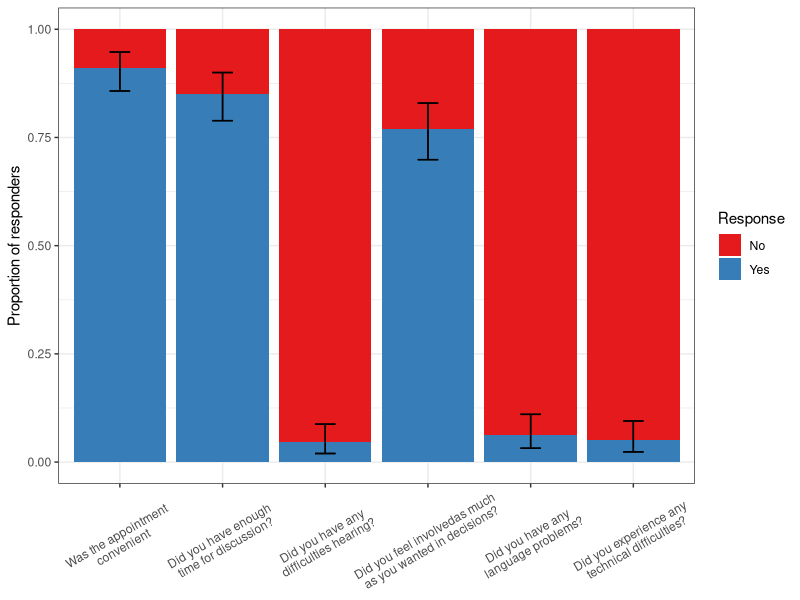
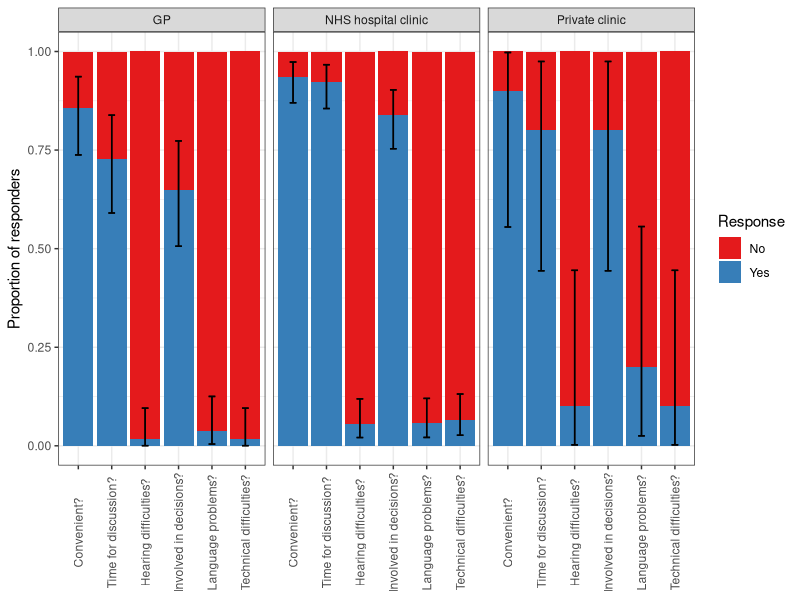

Write R code to recreate these figures, in order. (Note: this script raises an error after producing the figures.)
# BMS Survey Analyses
# Author: Hugo Pedder
# Date: 2021-04-29

library(readxl)
library(tidyverse)
library(reshape2)
library(ggplot2)
library(RColorBrewer)

# Load patient data

pat.df <- read_excel("BMS Patient Survey (Responses).xlsx")

names(pat.df) <- c("time", "clintype", "clinic", "apptype2", "lastappt", "pract", "delay",
                   "apptype", "disctime_yn", "involve_yn", "convenient_yn", "language_yn", "hearing_yn",
                   "techdiff_yn", "satis", "comparef2f", "choice", "age", "white", "mixed", "asian", "black",
                   "other", "work", "deaf", "english", "sexpref", "comment")
pat.df$id <- 1:nrow(pat.df)


# Add new categories for age
pat.df$age2 <- NA
pat.df$age2[pat.df$age %in% c("25 to 34", "35 to 44")] <- "25-44"
pat.df$age2[pat.df$age %in% c("45 to 54")] <- "45-54"
pat.df$age2[pat.df$age %in% c("55 to 64")] <- "55-64"
pat.df$age2[pat.df$age %in% c("65 to 74", "75 to 84")] <- "65-84"



# Drop rows with no answers
pat.df <- pat.df[!apply(pat.df, MARGIN=1, FUN=function(x) {all(is.na(x[3:length(x)]))}),]
nrow(pat.df)


# Patient demographics
table(pat.df$age)

table(pat.df$white) # 144 or 155
table(pat.df$mixed) # 2 or 5
table(pat.df$asian) # 11 or 16
table(pat.df$black) # 8
table(pat.df$other) # 9

table(pat.df$deaf)



# Clinic details
table(pat.df$clintype)
table(pat.df$clinic)
table(pat.df$apptype)
table(pat.df$lastappt)
table(pat.df$pract)


# Appt satisfaction
table(pat.df$disctime_yn)
table(pat.df$involve_yn)
table(pat.df$convenient_yn)
table(pat.df$language_yn)
table(pat.df$hearing_yn)
table(pat.df$techdiff_yn)




getbars <- function(pat.df) {

  bin.df <- pat.df %>% select(id, disctime_yn, involve_yn, convenient_yn, language_yn, hearing_yn, techdiff_yn)


  sum.df <- data.frame(question=names(bin.df)[2:ncol(bin.df)],
                       yes=apply(bin.df[,2:ncol(bin.df)], MARGIN=2, FUN=function(x) {
                         y <- table(x)
                         return(y["Yes"])
                       }),
                       no=apply(bin.df[,2:ncol(bin.df)], MARGIN=2, FUN=function(x) {
                         y <- table(x)
                         return(y["No"])
                       })
  )

  sum.df$n <- sum.df$yes+sum.df$no
  sum.df$pyes <- sum.df$yes / sum.df$n
  sum.df$pno <- sum.df$no / sum.df$n
  sum.df$pyes_l95

  l95 <- vector()
  u95 <- vector()
  for (i in seq_along(sum.df$yes)) {
    y <- binom.test(sum.df$yes[i], sum.df$n[i])
    l95 <- append(l95, y$conf.int[1])
    u95 <- append(u95, y$conf.int[2])
  }
  sum.df$l95 <- l95
  sum.df$u95 <- u95

  sum.df <- sum.df %>% select(question, pyes, pno, l95, u95)
  sum.df <- melt(sum.df, id.vars = c("question", "l95", "u95"))
  sum.df$variable <- factor(sum.df$variable, labels=c("No", "Yes"), levels = c("pno", "pyes"))

  return(sum.df)
}


plotbars <- function(pat.df, var="apptype", cats=NULL) {

  sum.df <- getbars(subset(pat.df, pat.df[[var]]==cats[1]))
  sum.df$apptype <- cats[1]
  for (i in 2:length(cats)) {
    sum.df2 <- getbars(subset(pat.df, pat.df[[var]]==cats[i]))
    sum.df2$apptype <- cats[i]
    sum.df <- rbind(sum.df, sum.df2)
  }

  cols <- brewer.pal(n=3, "Set1")[1:2]

  sum.df$Response <- sum.df$variable
  sum.df$question <- factor(sum.df$question, labels=c(
    "Convenient?",
    "Time for discussion?",
    "Hearing difficulties?",
    "Involved in decisions?",
    "Language problems?",
    "Technical difficulties?"
  ))

  ggplot(data=sum.df, aes(fill=Response, y=value, x=question)) +
    geom_bar(position="stack", stat="identity") +
    geom_errorbar(aes(x=question, ymin=l95, ymax=u95), width=0.2) +
    facet_wrap(~apptype) +
    ylab("Proportion of responders") +
    theme_bw() +
    theme(axis.title.x=element_blank(),
          axis.text.x = element_text(angle = 90, vjust = 0.5)) +
    scale_fill_manual(values=cols, name="Response")
}




# Overall

cols <- brewer.pal(n=3, "Set1")[1:2]

sum.df <- getbars(pat.df)
sum.df$Response <- sum.df$variable
sum.df$question <- factor(sum.df$question, labels=c(
  "Was the appointment\nconvenient",
  "Did you have enough\ntime for discussion?",
  "Did you have any\ndifficulties hearing?",
  "Did you feel involvedas much\nas you wanted in decisions?",
  "Did you have any\nlanguage problems?",
  "Did you experience any\ntechnical difficulties?"
))

ggplot(data=sum.df, aes(fill=Response, y=value, x=question)) +
  geom_bar(position="stack", stat="identity") +
  geom_errorbar(aes(x=question, ymin=l95, ymax=u95), width=0.2) +
  ylab("Proportion of responders") +
  theme_bw() +
  theme(axis.title.x=element_blank(),
        axis.text.x = element_text(angle = 30, vjust = 0.5)) +
  scale_fill_manual(values=cols, name="Response")





# By clinic type
plotbars(pat.df, var="clintype", cats=c("GP",
                                           "NHS hospital clinic",
                                           "Private clinic"))


# By appointment type
plotbars(pat.df, var="apptype", cats=c("Over the telephone",
                                          "Via a video-call",
                                          "Face-to-face in a clinic"))


# Before/after lockdown
plotbars(pat.df, var="lastappt", cats=c("Before the UK Covd-19 lockdown started (23rd March 2020)",
                                           "After the UK Covd-19 lockdown started (23rd March 2020)"))







########### Satisfaction #############

satplot <- function(pat.df) {
  sum.df <- data.frame(Satisfaction=names(table(pat.df$satis)), value=table(pat.df$satis))
  sum.df$value <- sum.df$value.Freq/sum(sum.df$value.Freq)

  l95 <- vector()
  u95 <- vector()
  for (i in seq_along(sum.df$Satisfaction)) {
    r <- sum.df$value.Freq[i]
    n <- sum(sum.df$value.Freq)
    bin <- binom.test(r,n)
    l95 <- append(l95, bin$conf.int[1])
    u95 <- append(u95, bin$conf.int[2])
  }

  sum.df$l95 <- l95
  sum.df$u95 <- u95

  return(sum.df)
}




satplot.cat <- function(pat.df, var="apptype", cats=NULL) {

  sum.df <- satplot(subset(pat.df, pat.df[[var]]==cats[1]))
  sum.df$apptype <- cats[1]
  for (i in 2:length(cats)) {
    sum.df2 <- satplot(subset(pat.df, pat.df[[var]]==cats[i]))
    sum.df2$apptype <- cats[i]
    sum.df <- rbind(sum.df, sum.df2)
  }

  sum.df$Satisfaction <- factor(sum.df$Satisfaction, levels=c("Very poor", "Fairly poor",
                                                              "Neither good nor poor",
                                                              "Fairly good", "Very good"))

  cols <- brewer.pal(11, "RdYlGn")
  cols <- brewer.pal(5, "RdYlGn")

  ggplot(data=sum.df, aes(x=Satisfaction, y=value, fill=Satisfaction)) +
    geom_bar(stat="identity") +
    geom_errorbar(aes(ymin=l95, ymax=u95), width=0.2) +
    facet_wrap(~apptype) +
    ylab("Proportion of responders") +
    scale_fill_manual(values=cols, name="Satisfaction") +
    theme_bw() +
    theme(axis.title.x=element_blank(),
          axis.text.x=element_blank(),
          axis.ticks.x=element_blank())
}


# Overall

sum.df <- satplot(pat.df)
sum.df$Satisfaction <- factor(sum.df$Satisfaction, levels=c("Very poor", "Fairly poor",
                                                            "Neither good nor poor",
                                                            "Fairly good", "Very good"))

cols <- brewer.pal(5, "RdYlGn")
ggplot(data=sum.df, aes(x=Satisfaction, y=value, fill=Satisfaction)) +
  geom_bar(stat="identity") +
  geom_errorbar(aes(ymin=l95, ymax=u95), width=0.2) +
  ylab("Proportion of responders") +
  scale_fill_manual(values=cols, name="Satisfaction") +
  theme_bw() +
  theme(axis.title.x=element_blank(),
        axis.text.x=element_blank(),
        axis.ticks.x=element_blank())





# By clinic type
satplot.cat(pat.df, var="clintype", cats=c("GP",
                                          "NHS hospital clinic",
                                          "Private clinic"))


# By appointment type
satplot.cat(pat.df, var="apptype", cats=c("Over the telephone",
                                          "Via a video-call",
                                          "Face-to-face in a clinic"))


# Before/after lockdown
satplot.cat(pat.df, var="lastappt", cats=c("Before the UK Covd-19 lockdown started (23rd March 2020)",
                           "After the UK Covd-19 lockdown started (23rd March 2020)"))



# Women by age
satplot.cat(pat.df, var="age2", cats=names(table(pat.df$age2)))









####################### Compare to f2f ##################

f2f <- function(pat.df) {
  sum.df <- data.frame(Compare=names(table(pat.df$comparef2f)), value=table(pat.df$comparef2f))
  sum.df$value <- sum.df$value.Freq/sum(sum.df$value.Freq)

  l95 <- vector()
  u95 <- vector()
  for (i in seq_along(sum.df$Compare)) {
    r <- sum.df$value.Freq[i]
    n <- sum(sum.df$value.Freq)
    bin <- binom.test(r,n)
    l95 <- append(l95, bin$conf.int[1])
    u95 <- append(u95, bin$conf.int[2])
  }

  sum.df$l95 <- l95
  sum.df$u95 <- u95

  return(sum.df)
}


f2fplot <- function(pat.df, var="apptype", cats=NULL) {

  sum.df <- f2f(subset(pat.df, pat.df[[var]]==cats[1]))
  sum.df$apptype <- cats[1]
  for (i in 2:length(cats)) {
    sum.df2 <- f2f(subset(pat.df, pat.df[[var]]==cats[i]))
    sum.df2$apptype <- cats[i]
    sum.df <- rbind(sum.df, sum.df2)
  }

  sum.df$Compare <- factor(sum.df$Compare, levels=c("This was my first menopause clinic appointment",
                                                    "Not as good as face-to-face",
                                                    "No difference",
                                                    "Better than face-to-face"),
                           labels = c("First clinic", "Not as good", "No difference", "Better"))

  if (n_distinct(sum.df$Compare)==4) {
    col1 <- brewer.pal(3, "Set1")[2]
    cols <- brewer.pal(3, "RdYlGn")
    cols <- append(col1, cols)
  } else {
    cols <- brewer.pal(3, "RdYlGn")
  }


  ggplot(data=sum.df, aes(x=Compare, y=value, fill=Compare)) +
    geom_bar(stat="identity") +
    geom_errorbar(aes(ymin=l95, ymax=u95), width=0.2) +
    facet_wrap(~apptype) +
    ylab("Proportion of responders") +
    scale_fill_manual(values=cols, name="Compare") +
    theme_bw() +
    theme(axis.title.x=element_blank(),
          axis.text.x=element_blank(),
          axis.ticks.x=element_blank())
}



# Overall

f2fplot(sub, var="clintype", cats=c("GP",
                                    "NHS hospital clinic",
                                    "Private clinic"))






# By clinic type
sub <- pat.df
sub <- subset(pat.df, comparef2f!="This was my first menopause clinic appointment")

f2fplot(sub, var="clintype", cats=c("GP",
                                       "NHS hospital clinic",
                                       "Private clinic"))









###############################################################################################
###############################################################################################

######## CLINICIAN SURVEY #########

###############################################################################################
###############################################################################################



# Load patient data

pat.df <- read_excel("BMS Clinician Survey (Responses).xlsx")

names(pat.df) <- c("time", "clintype", "role", "profs", "apptype", "moref2f", "tele.int",
                   "video.int", "flex", "reschedule", "reason", "dna", "improve",
                   "future")
pat.df$id <- 1:nrow(pat.df)


# Demographics
table(pat.df$clintype)
table(pat.df$role)
table(pat.df$profs)







############## Interaction from telephone vs virtual ###########

intdat <- function(var) {
  sum.df <- data.frame(Satisfaction=names(table(var)), value=table(var))
  sum.df$value <- sum.df$value.Freq/sum(sum.df$value.Freq)

  l95 <- vector()
  u95 <- vector()
  for (i in seq_along(sum.df$Satisfaction)) {
    r <- sum.df$value.Freq[i]
    n <- sum(sum.df$value.Freq)
    bin <- binom.test(r,n)
    l95 <- append(l95, bin$conf.int[1])
    u95 <- append(u95, bin$conf.int[2])
  }

  sum.df$l95 <- l95
  sum.df$u95 <- u95

  return(sum.df)
}


plot.df <- intdat(pat.df$tele.int)
plot.df$type <- "Telephone"
plot.df2 <- intdat(pat.df$video.int)
plot.df2$type <- "Video"
plot.df <- rbind(plot.df, plot.df2)


plot.df$Satisfaction <- factor(plot.df$Satisfaction, levels=c("Much worse than face to face",
                                                  "A bit worse than face to face",
                                                  "No difference to face to face",
                                                  "A bit better than face to face",
                                                  "Much better than face to face"),
                         labels = c("Much worse", "A bit worse", "No difference", "A bit better", "Much better"))

cols <- brewer.pal(5, "RdYlGn")


ggplot(data=plot.df, aes(x=Satisfaction, y=value, fill=Satisfaction)) +
  geom_bar(stat="identity") +
  geom_errorbar(aes(ymin=l95, ymax=u95), width=0.2) +
  facet_wrap(~type) +
  ylab("Proportion of responders") +
  scale_fill_manual(values=cols, name="Clinician-patient interaction") +
  theme_bw() +
  theme(axis.title.x=element_blank(),
        axis.text.x=element_blank(),
        axis.ticks.x=element_blank())







############### Flexibility ################

plot.df <- intdat(pat.df$flex)

plot.df$Response <- factor(plot.df$Satisfaction, levels=c("A bit less flexible than face to face",
                                                              "No difference to face to face",
                                                              "A bit more flexible than face to face",
                                                              "Much more flexible than face to face"),
                               labels = c("A bit less", "No difference", "A bit more", "Much more"))

cols <- brewer.pal(5, "RdYlGn")[-1]


g1 <- ggplot(data=plot.df, aes(x=Response, y=value, fill=Response)) +
  geom_bar(stat="identity") +
  geom_errorbar(aes(ymin=l95, ymax=u95), width=0.2) +
  ylab("Proportion of responders") +
  scale_fill_manual(values=cols, name="Flexibility") +
  theme_bw() +
  theme(axis.title.x=element_blank(),
        axis.text.x=element_blank(),
        axis.ticks.x=element_blank())





############### DNA rate ################

plot.df <- intdat(pat.df$dna)

plot.df$Response <- factor(plot.df$Satisfaction, levels=c("DNA rate has increased a bit for virtual clinics",
                                                          "DNA rate is the same",
                                                          "DNA rate has decreased a bit for virtual clinics",
                                                          "DNA rate has decreased a lot for virtual clinics"),
                           labels = c("A bit higher", "No difference", "A bit lower", "Much lower"))

cols <- brewer.pal(5, "RdYlGn")[-1]


g2 <- ggplot(data=plot.df, aes(x=Response, y=value, fill=Response)) +
  geom_bar(stat="identity") +
  geom_errorbar(aes(ymin=l95, ymax=u95), width=0.2) +
  ylab("Proportion of responders") +
  scale_fill_manual(values=cols, name="DNA rate") +
  theme_bw() +
  theme(axis.title.x=element_blank(),
        axis.text.x=element_blank(),
        axis.ticks.x=element_blank())






############### Service improved ################

plot.df <- intdat(pat.df$improve)

plot.df$Response <- factor(plot.df$Satisfaction, levels=c("Virtual consultations have slightly worsened my service",
                                                          "Virtual consultations have made no difference to my service",
                                                          "Virtual consultations have slightly improved my service",
                                                          "Virtual consultations have greatly improved my service"),
                           labels = c("A bit worse", "No difference", "A bit better", "Much better"))

cols <- brewer.pal(5, "RdYlGn")[-1]


g3 <- ggplot(data=plot.df, aes(x=Response, y=value, fill=Response)) +
  geom_bar(stat="identity") +
  geom_errorbar(aes(ymin=l95, ymax=u95), width=0.2) +
  ylab("Proportion of responders") +
  scale_fill_manual(values=cols, name="Impact of virtual consultations\non service") +
  theme_bw() +
  theme(axis.title.x=element_blank(),
        axis.text.x=element_blank(),
        axis.ticks.x=element_blank())





############### Going forward ################

plot.df <- intdat(pat.df$future)

plot.df$Response <- factor(plot.df$Satisfaction)

cols <- brewer.pal(4, "Set1")


plot.df$Response <- factor(plot.df$Satisfaction, labels=c("All face-to-face",
                                                          "All remote",
                                                          "Clinician's choice",
                                                          "Patient's choice"))

g4 <- ggplot(data=plot.df, aes(x=Response, y=value, fill=Response)) +
  geom_bar(stat="identity") +
  geom_errorbar(aes(ymin=l95, ymax=u95), width=0.2) +
  ylab("Proportion of responders") +
  scale_fill_manual(values=cols, name="How would you run the\nservice in the future?") +
  theme_bw() +
  theme(axis.title.x=element_blank(),
        axis.text.x=element_blank(),
        axis.ticks.x=element_blank())





############## Combine plots ##############

library(ggpubr)

ggarrange(g1, g2,g3,g4)
